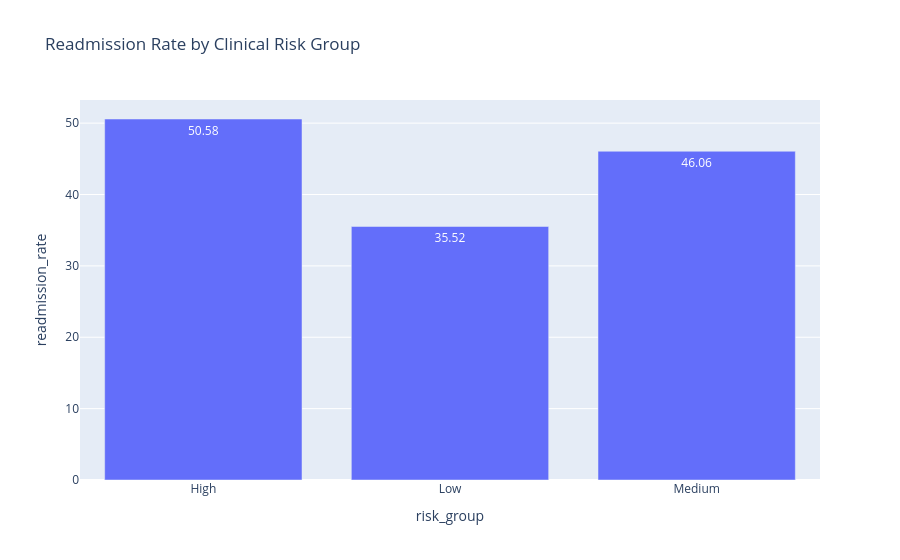

Notebook code for this chart:
### Code cell
query_risk = """
SELECT
CASE
WHEN number_diagnoses >= 9 THEN 'High'
WHEN number_diagnoses BETWEEN 6 AND 8 THEN 'Medium'
ELSE 'Low'
END AS risk_group,
ROUND(
100.0 * SUM(CASE WHEN readmitted <> 'NO' THEN 1 ELSE 0 END)
/ COUNT(*),2
) AS readmission_rate
FROM encounters
GROUP BY risk_group;
"""

df_risk = pd.read_sql_query(query_risk, conn)
fig = px.bar(
    df_risk,
    x="risk_group",
    y="readmission_rate",
    title="Readmission Rate by Clinical Risk Group",
    text="readmission_rate"
)
fig.write_html("./reports/readmission_clinical_risk_group.png")


fig.show()

### Figure 1 — Plotly figure (JSON) as saved in the notebook; plotly's stock layout.template omitted (floating-point values rounded to 4 significant figures)
{"data": [{"hovertemplate": "risk_group=%{x}<br>readmission_rate=%{text}<extra></extra>", "legendgroup": "", "marker": {"color": "#636efa", "pattern": {"shape": ""}}, "name": "", "orientation": "v", "showlegend": false, "text": [50.58, 35.52, 46.06], "textposition": "auto", "type": "bar", "x": ["High", "Low", "Medium"], "xaxis": "x", "y": [50.58, 35.52, 46.06], "yaxis": "y"}], "layout": {"barmode": "relative", "legend": {"tracegroupgap": 0}, "title": {"text": "Readmission Rate by Clinical Risk Group"}, "xaxis": {"anchor": "y", "domain": [0, 1], "title": {"text": "risk_group"}}, "yaxis": {"anchor": "x", "domain": [0, 1], "title": {"text": "readmission_rate"}}}}
